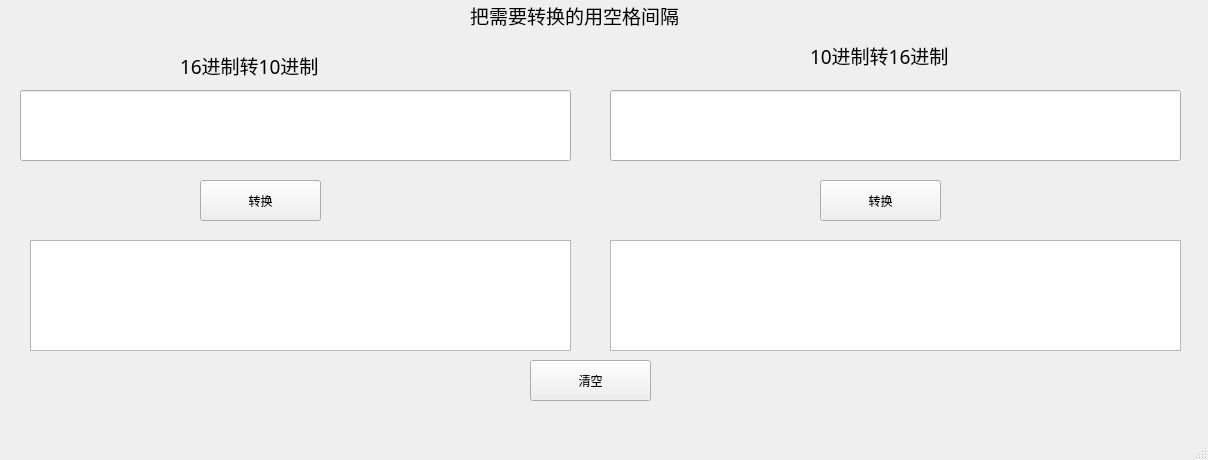
<?xml version="1.0" encoding="UTF-8"?>
<ui version="4.0">
 <class>MainWindow</class>
 <widget class="QMainWindow" name="MainWindow">
  <property name="geometry">
   <rect>
    <x>0</x>
    <y>0</y>
    <width>1208</width>
    <height>460</height>
   </rect>
  </property>
  <property name="windowTitle">
   <string>手环CRC校验工具</string>
  </property>
  <widget class="QWidget" name="centralwidget">
   <widget class="QPushButton" name="all_btn_HEXtoINT">
    <property name="geometry">
     <rect>
      <x>200</x>
      <y>180</y>
      <width>121</width>
      <height>41</height>
     </rect>
    </property>
    <property name="styleSheet">
     <string notr="true">font: 75 14pt &quot;Gadugi&quot;;</string>
    </property>
    <property name="text">
     <string>转换</string>
    </property>
   </widget>
   <widget class="QLabel" name="serialnum">
    <property name="geometry">
     <rect>
      <x>180</x>
      <y>50</y>
      <width>211</width>
      <height>31</height>
     </rect>
    </property>
    <property name="font">
     <font>
      <family>Gadugi</family>
      <pointsize>14</pointsize>
      <weight>9</weight>
      <italic>false</italic>
      <bold>false</bold>
     </font>
    </property>
    <property name="styleSheet">
     <string notr="true">font: 75 14pt &quot;Gadugi&quot;;</string>
    </property>
    <property name="text">
     <string>16进制转10进制</string>
    </property>
   </widget>
   <widget class="QLineEdit" name="serial_line_HEXtoINT">
    <property name="geometry">
     <rect>
      <x>20</x>
      <y>90</y>
      <width>551</width>
      <height>71</height>
     </rect>
    </property>
    <property name="font">
     <font>
      <pointsize>14</pointsize>
     </font>
    </property>
    <property name="text">
     <string/>
    </property>
   </widget>
   <widget class="QTextBrowser" name="log_info_HEXtoINT">
    <property name="geometry">
     <rect>
      <x>30</x>
      <y>240</y>
      <width>541</width>
      <height>111</height>
     </rect>
    </property>
   </widget>
   <widget class="QLineEdit" name="serial_line_INTtoHEX">
    <property name="geometry">
     <rect>
      <x>610</x>
      <y>90</y>
      <width>571</width>
      <height>71</height>
     </rect>
    </property>
    <property name="font">
     <font>
      <pointsize>14</pointsize>
     </font>
    </property>
    <property name="text">
     <string/>
    </property>
   </widget>
   <widget class="QTextBrowser" name="log_info_INTtoHEX">
    <property name="geometry">
     <rect>
      <x>610</x>
      <y>240</y>
      <width>571</width>
      <height>111</height>
     </rect>
    </property>
   </widget>
   <widget class="QLabel" name="serialnum_2">
    <property name="geometry">
     <rect>
      <x>810</x>
      <y>40</y>
      <width>211</width>
      <height>31</height>
     </rect>
    </property>
    <property name="font">
     <font>
      <family>Gadugi</family>
      <pointsize>14</pointsize>
      <weight>9</weight>
      <italic>false</italic>
      <bold>false</bold>
     </font>
    </property>
    <property name="styleSheet">
     <string notr="true">font: 75 14pt &quot;Gadugi&quot;;</string>
    </property>
    <property name="text">
     <string>10进制转16进制</string>
    </property>
   </widget>
   <widget class="QPushButton" name="all_btn_INTtoHEX">
    <property name="geometry">
     <rect>
      <x>820</x>
      <y>180</y>
      <width>121</width>
      <height>41</height>
     </rect>
    </property>
    <property name="styleSheet">
     <string notr="true">font: 75 14pt &quot;Gadugi&quot;;</string>
    </property>
    <property name="text">
     <string>转换</string>
    </property>
   </widget>
   <widget class="QLabel" name="serialnum_3">
    <property name="geometry">
     <rect>
      <x>470</x>
      <y>0</y>
      <width>291</width>
      <height>31</height>
     </rect>
    </property>
    <property name="font">
     <font>
      <family>Gadugi</family>
      <pointsize>14</pointsize>
      <weight>9</weight>
      <italic>false</italic>
      <bold>false</bold>
     </font>
    </property>
    <property name="styleSheet">
     <string notr="true">font: 75 14pt &quot;Gadugi&quot;;</string>
    </property>
    <property name="text">
     <string>把需要转换的用空格间隔</string>
    </property>
   </widget>
   <widget class="QPushButton" name="del">
    <property name="geometry">
     <rect>
      <x>530</x>
      <y>360</y>
      <width>121</width>
      <height>41</height>
     </rect>
    </property>
    <property name="styleSheet">
     <string notr="true">font: 75 14pt &quot;Gadugi&quot;;</string>
    </property>
    <property name="text">
     <string>清空</string>
    </property>
   </widget>
  </widget>
  <widget class="QMenuBar" name="menubar">
   <property name="geometry">
    <rect>
     <x>0</x>
     <y>0</y>
     <width>1208</width>
     <height>26</height>
    </rect>
   </property>
  </widget>
  <widget class="QStatusBar" name="statusbar"/>
 </widget>
 <resources/>
 <connections/>
</ui>
